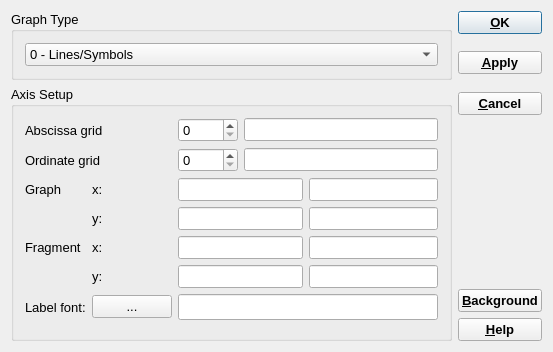
<?xml version="1.0" encoding="UTF-8"?>
<ui version="4.0">
 <class>LegendDialogData</class>
 <widget class="QDialog" name="LegendDialogData">
  <property name="windowModality">
   <enum>Qt::WindowModal</enum>
  </property>
  <property name="geometry">
   <rect>
    <x>0</x>
    <y>0</y>
    <width>553</width>
    <height>352</height>
   </rect>
  </property>
  <property name="font">
   <font>
    <pointsize>10</pointsize>
   </font>
  </property>
  <property name="windowTitle">
   <string>Legend and Configuration for: </string>
  </property>
  <property name="modal">
   <bool>true</bool>
  </property>
  <layout class="QGridLayout" name="gridLayout_2">
   <item row="0" column="0" rowspan="2">
    <widget class="QGroupBox" name="buttonGroup1">
     <property name="sizePolicy">
      <sizepolicy hsizetype="Minimum" vsizetype="Minimum">
       <horstretch>0</horstretch>
       <verstretch>0</verstretch>
      </sizepolicy>
     </property>
     <property name="title">
      <string>Graph Type</string>
     </property>
     <layout class="QVBoxLayout" name="verticalLayout">
      <item>
       <widget class="QComboBox" name="comboBox1">
        <item>
         <property name="text">
          <string>0 - Lines/Symbols</string>
         </property>
        </item>
        <item>
         <property name="text">
          <string>1 - Cumulative</string>
         </property>
        </item>
        <item>
         <property name="text">
          <string>2 - Isolines</string>
         </property>
        </item>
        <item>
         <property name="text">
          <string>3 - 3D plotting widget</string>
         </property>
        </item>
       </widget>
      </item>
     </layout>
    </widget>
   </item>
   <item row="0" column="1">
    <widget class="QPushButton" name="pBtnOk">
     <property name="font">
      <font>
       <weight>75</weight>
       <bold>true</bold>
      </font>
     </property>
     <property name="toolTip">
      <string>Apply changes to the graph and close this dialog</string>
     </property>
     <property name="text">
      <string>&amp;OK</string>
     </property>
     <property name="default">
      <bool>true</bool>
     </property>
    </widget>
   </item>
   <item row="1" column="1" rowspan="2">
    <widget class="QPushButton" name="pBtnApply">
     <property name="font">
      <font>
       <weight>75</weight>
       <bold>true</bold>
      </font>
     </property>
     <property name="toolTip">
      <string>Apply changes to the graph and do not close this dialog</string>
     </property>
     <property name="text">
      <string>&amp;Apply</string>
     </property>
    </widget>
   </item>
   <item row="2" column="0" rowspan="5">
    <widget class="QGroupBox" name="pAxis_2">
     <property name="sizePolicy">
      <sizepolicy hsizetype="Minimum" vsizetype="Minimum">
       <horstretch>0</horstretch>
       <verstretch>0</verstretch>
      </sizepolicy>
     </property>
     <property name="title">
      <string>Axis Setup</string>
     </property>
     <layout class="QGridLayout" name="gridLayout">
      <item row="0" column="0" colspan="2">
       <widget class="QLabel" name="TextLabel1">
        <property name="text">
         <string>Abscissa grid</string>
        </property>
        <property name="wordWrap">
         <bool>false</bool>
        </property>
       </widget>
      </item>
      <item row="0" column="2">
       <widget class="QSpinBox" name="pAxisX">
        <property name="toolTip">
         <string>Set the maximum number of major scale intervals for  bottom axis</string>
        </property>
        <property name="maximum">
         <number>20</number>
        </property>
       </widget>
      </item>
      <item row="0" column="3" colspan="2">
       <widget class="QLineEdit" name="pXname">
        <property name="toolTip">
         <string>Change the title of a bottom axis</string>
        </property>
        <property name="maxLength">
         <number>9</number>
        </property>
       </widget>
      </item>
      <item row="1" column="0" colspan="2">
       <widget class="QLabel" name="TextLabel1_3">
        <property name="text">
         <string>Ordinate grid</string>
        </property>
        <property name="wordWrap">
         <bool>false</bool>
        </property>
       </widget>
      </item>
      <item row="1" column="2">
       <widget class="QSpinBox" name="pAxisY">
        <property name="toolTip">
         <string>Set the maximum number of major scale intervals for  left axis</string>
        </property>
        <property name="maximum">
         <number>20</number>
        </property>
       </widget>
      </item>
      <item row="1" column="3" colspan="2">
       <widget class="QLineEdit" name="pYname">
        <property name="toolTip">
         <string>Change the title of a left axis</string>
        </property>
        <property name="maxLength">
         <number>9</number>
        </property>
       </widget>
      </item>
      <item row="2" column="0">
       <widget class="QLabel" name="TextLabel1_2">
        <property name="text">
         <string>Graph</string>
        </property>
        <property name="wordWrap">
         <bool>false</bool>
        </property>
       </widget>
      </item>
      <item row="2" column="1">
       <widget class="QLabel" name="TextLabel1_2_2">
        <property name="text">
         <string>x:</string>
        </property>
        <property name="wordWrap">
         <bool>false</bool>
        </property>
       </widget>
      </item>
      <item row="2" column="2" colspan="2">
       <widget class="QLineEdit" name="pX0">
        <property name="toolTip">
         <string>Change minimum x of the scale</string>
        </property>
       </widget>
      </item>
      <item row="2" column="4">
       <widget class="QLineEdit" name="pXn">
        <property name="toolTip">
         <string>Change  maximum x of the scale</string>
        </property>
       </widget>
      </item>
      <item row="3" column="1">
       <widget class="QLabel" name="TextLabel1_2_2_2">
        <property name="text">
         <string>y:</string>
        </property>
        <property name="wordWrap">
         <bool>false</bool>
        </property>
       </widget>
      </item>
      <item row="3" column="2" colspan="2">
       <widget class="QLineEdit" name="pY0">
        <property name="toolTip">
         <string>Change minimum y of the scale</string>
        </property>
       </widget>
      </item>
      <item row="3" column="4">
       <widget class="QLineEdit" name="pYn">
        <property name="toolTip">
         <string>Change maximum y of the scale</string>
        </property>
       </widget>
      </item>
      <item row="4" column="0">
       <widget class="QLabel" name="TextLabel1_2_3">
        <property name="text">
         <string>Fragment</string>
        </property>
        <property name="wordWrap">
         <bool>false</bool>
        </property>
       </widget>
      </item>
      <item row="4" column="1">
       <widget class="QLabel" name="TextLabel1_2_2_3">
        <property name="text">
         <string>x:</string>
        </property>
        <property name="wordWrap">
         <bool>false</bool>
        </property>
       </widget>
      </item>
      <item row="4" column="2" colspan="2">
       <widget class="QLineEdit" name="pfX0">
        <property name="toolTip">
         <string>Minimum</string>
        </property>
       </widget>
      </item>
      <item row="4" column="4">
       <widget class="QLineEdit" name="pfXn">
        <property name="toolTip">
         <string>Maximum</string>
        </property>
       </widget>
      </item>
      <item row="5" column="1">
       <widget class="QLabel" name="TextLabel1_2_2_2_2">
        <property name="text">
         <string>y:</string>
        </property>
        <property name="wordWrap">
         <bool>false</bool>
        </property>
       </widget>
      </item>
      <item row="5" column="2" colspan="2">
       <widget class="QLineEdit" name="pfY0">
        <property name="toolTip">
         <string>Minimum</string>
        </property>
       </widget>
      </item>
      <item row="5" column="4">
       <widget class="QLineEdit" name="pfYn">
        <property name="toolTip">
         <string>Maximum</string>
        </property>
       </widget>
      </item>
      <item row="6" column="0">
       <widget class="QLabel" name="textLabel2">
        <property name="sizePolicy">
         <sizepolicy hsizetype="Minimum" vsizetype="Preferred">
          <horstretch>0</horstretch>
          <verstretch>0</verstretch>
         </sizepolicy>
        </property>
        <property name="toolTip">
         <string/>
        </property>
        <property name="text">
         <string>Label font:</string>
        </property>
        <property name="wordWrap">
         <bool>false</bool>
        </property>
       </widget>
      </item>
      <item row="6" column="1">
       <widget class="QPushButton" name="pBtnChangeFont">
        <property name="text">
         <string>...</string>
        </property>
       </widget>
      </item>
      <item row="6" column="2" colspan="3">
       <widget class="QLineEdit" name="pLabelFont">
        <property name="font">
         <font>
          <pointsize>11</pointsize>
         </font>
        </property>
        <property name="toolTip">
         <string>This label font is common for all graphs</string>
        </property>
        <property name="readOnly">
         <bool>true</bool>
        </property>
       </widget>
      </item>
     </layout>
    </widget>
   </item>
   <item row="3" column="1">
    <widget class="QPushButton" name="pBthCancel">
     <property name="font">
      <font>
       <weight>75</weight>
       <bold>true</bold>
      </font>
     </property>
     <property name="toolTip">
      <string>Discard  changes and close this dialog</string>
     </property>
     <property name="text">
      <string>&amp;Cancel</string>
     </property>
    </widget>
   </item>
   <item row="4" column="1">
    <spacer name="verticalSpacer">
     <property name="orientation">
      <enum>Qt::Vertical</enum>
     </property>
     <property name="sizeHint" stdset="0">
      <size>
       <width>20</width>
       <height>143</height>
      </size>
     </property>
    </spacer>
   </item>
   <item row="5" column="1">
    <widget class="QPushButton" name="pBtnBackgr">
     <property name="font">
      <font>
       <weight>75</weight>
       <bold>true</bold>
      </font>
     </property>
     <property name="toolTip">
      <string>Set background color of the graph area</string>
     </property>
     <property name="text">
      <string>&amp;Background</string>
     </property>
    </widget>
   </item>
   <item row="6" column="1">
    <widget class="QPushButton" name="pHelp">
     <property name="font">
      <font>
       <weight>75</weight>
       <bold>true</bold>
      </font>
     </property>
     <property name="text">
      <string>&amp;Help</string>
     </property>
     <property name="shortcut">
      <string>F1</string>
     </property>
    </widget>
   </item>
  </layout>
 </widget>
 <layoutdefault spacing="6" margin="11"/>
 <tabstops>
  <tabstop>pBtnOk</tabstop>
  <tabstop>pBtnApply</tabstop>
  <tabstop>pBthCancel</tabstop>
  <tabstop>pBtnBackgr</tabstop>
  <tabstop>pAxisX</tabstop>
  <tabstop>pXname</tabstop>
  <tabstop>pYname</tabstop>
  <tabstop>pX0</tabstop>
  <tabstop>pXn</tabstop>
  <tabstop>pY0</tabstop>
  <tabstop>pYn</tabstop>
  <tabstop>pfX0</tabstop>
  <tabstop>pfXn</tabstop>
  <tabstop>pfY0</tabstop>
  <tabstop>pfYn</tabstop>
  <tabstop>pBtnChangeFont</tabstop>
  <tabstop>pLabelFont</tabstop>
  <tabstop>comboBox1</tabstop>
 </tabstops>
 <resources/>
 <connections>
  <connection>
   <sender>pBtnApply</sender>
   <signal>clicked()</signal>
   <receiver>LegendDialogData</receiver>
   <slot>CmApply()</slot>
   <hints>
    <hint type="sourcelabel">
     <x>20</x>
     <y>20</y>
    </hint>
    <hint type="destinationlabel">
     <x>20</x>
     <y>20</y>
    </hint>
   </hints>
  </connection>
  <connection>
   <sender>pBtnOk</sender>
   <signal>clicked()</signal>
   <receiver>LegendDialogData</receiver>
   <slot>accept()</slot>
   <hints>
    <hint type="sourcelabel">
     <x>20</x>
     <y>20</y>
    </hint>
    <hint type="destinationlabel">
     <x>20</x>
     <y>20</y>
    </hint>
   </hints>
  </connection>
  <connection>
   <sender>pBthCancel</sender>
   <signal>clicked()</signal>
   <receiver>LegendDialogData</receiver>
   <slot>reject()</slot>
   <hints>
    <hint type="sourcelabel">
     <x>20</x>
     <y>20</y>
    </hint>
    <hint type="destinationlabel">
     <x>20</x>
     <y>20</y>
    </hint>
   </hints>
  </connection>
  <connection>
   <sender>pBtnBackgr</sender>
   <signal>clicked()</signal>
   <receiver>LegendDialogData</receiver>
   <slot>CmBackground()</slot>
   <hints>
    <hint type="sourcelabel">
     <x>20</x>
     <y>20</y>
    </hint>
    <hint type="destinationlabel">
     <x>20</x>
     <y>20</y>
    </hint>
   </hints>
  </connection>
 </connections>
</ui>
